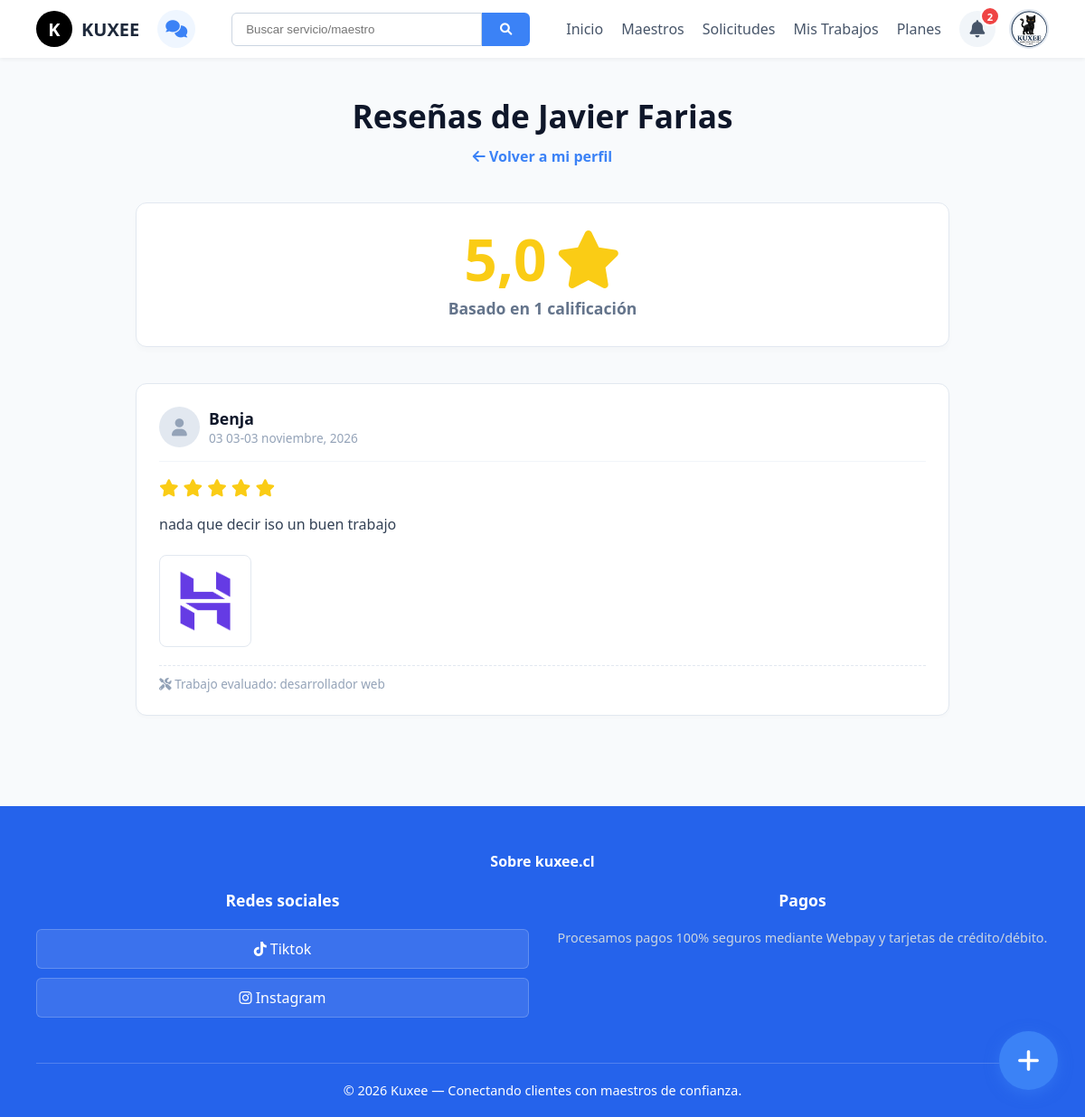
The page /resenas/ (signed in) on the database its author committed.
### usuarios/models.py (models this page shows, shortened)
class Usuario(AbstractUser):
    es_cliente = models.BooleanField(default=False)
    es_maestro = models.BooleanField(default=False)
    rut = models.CharField(max_length=12, blank=True, null=True)
    foto_perfil = models.ImageField(upload_to='perfiles/', blank=True, null=True)

class Resena(models.Model):
    trato = models.OneToOneField(Trato, on_delete=models.CASCADE, related_name='resena')
    maestro = models.ForeignKey(Usuario, on_delete=models.CASCADE, related_name='resenas_recibidas')
    cliente = models.ForeignKey(Usuario, on_delete=models.CASCADE, related_name='resenas_dadas')
    calificacion = models.IntegerField(choices=[(1, '1'), (2, '2'), (3, '3'), (4, '4'), (5, '5')])
    comentario = models.TextField(blank=True)
    imagen_1 = models.ImageField(upload_to='resenas/', blank=True, null=True)
    imagen_2 = models.ImageField(upload_to='resenas/', blank=True, null=True)
    imagen_3 = models.ImageField(upload_to='resenas/', blank=True, null=True)
    fecha_creacion = models.DateTimeField(auto_now_add=True)

class Trato(models.Model):
    ESTADOS = (
        ('pendiente', 'Pendiente'),
        ('en_espera', 'En espera de pago'),
        ('pagado', 'Pagado'),
        ('en_proceso', 'En proceso'),
        ('pospuesto', 'Pospuesto'),
        ('finalizado', 'Finalizado'),
        ('cancelado', 'Cancelado'),
    )
    servicio = models.ForeignKey(Servicio, on_delete=models.CASCADE)
    cliente = models.ForeignKey(Usuario, related_name='tratos_como_cliente', on_delete=models.CASCADE)
    maestro = models.ForeignKey(Usuario, related_name='tratos_como_maestro', on_delete=models.CASCADE)
    estado = models.CharField(max_length=20, choices=ESTADOS, default='pendiente')
    fecha_creacion = models.DateTimeField(auto_now_add=True)
    fecha_actualizacion = models.DateTimeField(auto_now=True)
    evaluado = models.BooleanField(default=False)

class Servicio(models.Model):
    maestro = models.ForeignKey(PerfilMaestro, on_delete=models.CASCADE, related_name='servicios')
    titulo = models.CharField(max_length=200)
    descripcion = models.TextField()
    oficio = models.CharField(max_length=100)
    precio_base = models.IntegerField(null=True, blank=True)
    imagen_portada = models.ImageField(upload_to='servicios/', blank=True, null=True)
    fecha_publicacion = models.DateTimeField(auto_now_add=True)
    activo = models.BooleanField(default=True)
    likes = models.ManyToManyField(Usuario, related_name='servicios_likeados', blank=True)
    detalles_tecnicos = models.JSONField(default=dict, blank=True, null=True)

### usuarios/views.py (the view)
# urls.py: path('resenas/', views.ver_resenas, name='ver_resenas'),
@login_required
def ver_resenas(request, username=None):
    if username:
        maestro_user = get_object_or_404(Usuario, username=username, es_maestro=True)
    else:
        maestro_user = request.user
    resenas = Resena.objects.filter(maestro=maestro_user).order_by('-fecha_creacion')
    promedio = resenas.aggregate(Avg('calificacion'))['calificacion__avg'] or 0
    return render(request, 'usuarios/ver_resenas.html', {
        'maestro_user': maestro_user,
        'resenas': resenas,
        'promedio': round(promedio, 1)
    })

### usuarios/context_processors.py (called while the page is built)
def oficios_globales(request):
    from .forms import LISTA_OFICIOS
    return {
        'oficios_global': LISTA_OFICIOS[1:]
    }

def notificaciones_globales(request):
    if request.user.is_authenticated:
        from .models import Notificacion
        no_leidas = Notificacion.objects.filter(usuario=request.user, leida=False).count()
        notificaciones = Notificacion.objects.filter(usuario=request.user).order_by('-fecha_creacion')[:10]
        return {
            'mis_notificaciones': notificaciones,
            'notificaciones_no_leidas': no_leidas
        }
    return {}

### usuarios/templates/usuarios/ver_resenas.html (shortened to what this page needs)
{% extends 'usuarios/base.html' %}
{% block contenido %}
<div class="resenas-container">
    <div class="header-resenas">
        <h1>Reseñas de {{ maestro_user.first_name|title|default:maestro_user.username|title }}</h1>
        {% if request.user == maestro_user %}
            <a href="{% url 'mi_perfil' %}" style="color: var(--kuxee-blue); text-decoration: none; font-weight: bold;"><i class="fas fa-arrow-left"></i> Volver a mi perfil</a>
        {% else %}
            <a href="{% url 'perfil_publico' maestro_user.username %}" style="color: var(--kuxee-blue); text-decoration: none; font-weight: bold;"><i class="fas fa-arrow-left"></i> Volver al perfil</a>
        {% endif %}
    </div>
    <div class="promedio-caja">
        <div class="promedio-numero">
            {% if promedio > 0 %}{{ promedio|floatformat:1 }}{% else %}0.0{% endif %}
            <i class="fas fa-star"></i>
        </div>
        <div class="promedio-texto">Basado en {{ resenas.count }} calificación{% if resenas.count != 1 %}es{% endif %}</div>
    </div>
    <div class="lista-resenas">
        {% for resena in resenas %}
            <div class="resena-card">
                <div class="resena-header">
                    <div class="cliente-info">
                        <div class="cliente-avatar">
                            {% if resena.cliente.foto_perfil %}
                                <img src="{{ resena.cliente.foto_perfil.url }}" alt="Avatar">
                            {% else %}
                                <i class="fas fa-user"></i>
                            {% endif %}
                        </div>
                        <div>
                            <div class="cliente-nombre">{{ resena.cliente.first_name|title|default:resena.cliente.username|title }}</div>
                            <div class="resena-fecha">{{ resena.fecha_creacion|date:"d de F, Y" }}</div>
                        </div>
                    </div>
                </div>
                <div class="estrellas">
                    <i class="fas fa-star {% if resena.calificacion >= 1 %}activa{% endif %}"></i>
                    <i class="fas fa-star {% if resena.calificacion >= 2 %}activa{% endif %}"></i>
                    <i class="fas fa-star {% if resena.calificacion >= 3 %}activa{% endif %}"></i>
                    <i class="fas fa-star {% if resena.calificacion >= 4 %}activa{% endif %}"></i>
                    <i class="fas fa-star {% if resena.calificacion >= 5 %}activa{% endif %}"></i>
                </div>
                {% if resena.comentario %}
                    <div class="resena-comentario">{{ resena.comentario }}</div>
                {% endif %}
                <div class="resena-imagenes">
                    {% if resena.imagen_1 %}
                        <a href="{{ resena.imagen_1.url }}" target="_blank">
                            <img src="{{ resena.imagen_1.url }}" class="img-miniatura">
                        </a>
                    {% endif %}
                </div>
                <div style="margin-top: 15px; font-size: 0.85rem; color: #94a3b8; border-top: 1px dashed #e2e8f0; padding-top: 10px;">
                    <i class="fas fa-tools"></i> Trabajo evaluado: {{ resena.trato.servicio.titulo }}
                </div>
            </div>
        {% empty %}
            <div class="empty-state">
                <i class="fas fa-star-half-alt" style="font-size: 3rem; color: #cbd5e1; margin-bottom: 15px;"></i>
                <h3>Este maestro aún no tiene reseñas</h3>
                <p>Las evaluaciones aparecerán aquí cuando los clientes finalicen sus tratos.</p>
            </div>
        {% endfor %}
    </div>
</div>
{% endblock %}

### usuarios/templates/usuarios/base.html (shortened to what this page needs)
{% load static %}
<!DOCTYPE html>
<html lang="es">
<head>
    <link href="https://cdnjs.cloudflare.com/ajax/libs/font-awesome/6.0.0/css/all.min.css" rel="stylesheet">
    <link href="https://cdn.jsdelivr.net/npm/select2@4.1.0-rc.0/dist/css/select2.min.css" rel="stylesheet" />
</head>
<body>
    <nav class="navbar">
        <div style="display: flex; align-items: center; gap: 20px;">
            <a href="{% url 'inicio' %}" class="logo">
                <div style="width: 40px; height: 40px; background: black; border-radius: 50%; display: flex; align-items: center; justify-content: center; color: white; margin-right: 10px;">K</div> KUXEE
            </a>
            {% if user.is_authenticated %}
                <a href="{% url 'mensajes' %}" class="btn-chat" title="Mensajes">
                    <i class="fas fa-comments"></i>
                </a>
            {% endif %}
        </div>
        <form class="search-container" method="GET" action="{% url 'maestros' %}">
            <input type="text" name="q" placeholder="Buscar servicio/maestro">
            <button type="submit"><i class="fas fa-search"></i></button>
        </form>
        <div class="nav-links">
            <a href="{% url 'inicio' %}">Inicio</a>
            <a href="{% url 'lista_maestros' %}">Maestros</a>
            <a href="{% url 'solicitudes' %}">Solicitudes</a>
            {% if user.is_authenticated %}<a href="{% url 'mis_trabajos' %}">Mis Trabajos</a>{% endif %}
            <a href="{% url 'planes' %}">Planes</a>
            {% if user.is_authenticated %}
                <div class="user-menu">
                    <div id="campana-wrapper" style="position: relative;">
                        <a href="#" class="btn-bell" onclick="toggleNotificaciones(event)">
                            <i class="fas fa-bell"></i>
                            {% if notificaciones_no_leidas > 0 %}
                                <span class="badge-notificacion">{{ notificaciones_no_leidas }}</span>
                            {% endif %}
                        </a>
                    </div>
                    <div class="profile-trigger" onclick="toggleUserDropdown(event)">
                        <div class="profile-pic">
                            {% if user.foto_perfil %}<img src="{{ user.foto_perfil.url }}" style="width:100%; height:100%; object-fit:cover;">{% else %}<i class="fas fa-user"></i>{% endif %}
                        </div>
                    </div>
                </div>
            {% else %}
                <a href="{% url 'login' %}" class="btn-login">Iniciar sesión</a>
            {% endif %}
        </div>
    </nav>
    <main>{% block contenido %}{% endblock %}</main>
    {% if user.is_authenticated and user.es_maestro %}
        <button type="button" class="btn-flotante" onclick="abrirModalPublicarServicio()"><i class="fas fa-plus"></i></button>
    {% endif %}
    <footer class="footer">
        <div class="footer-title" style="text-align: center; margin-bottom: 20px; font-weight: bold;">Sobre kuxee.cl</div>
        <div class="footer-grid">
            <div class="footer-col">
                <h4>Redes sociales</h4>
                <a href="#" class="social-btn"><i class="fab fa-tiktok"></i> Tiktok</a>
                <a href="#" class="social-btn"><i class="fab fa-instagram"></i> Instagram</a>
            </div>
            <div class="footer-col">
                <h4>Pagos</h4>
                <p style="text-align: center; color: #cbd5e1; font-size: 0.9rem;">Procesamos pagos 100% seguros mediante Webpay y tarjetas de crédito/débito.</p>
            </div>
        </div>
        <div class="footer-bottom">© 2026 Kuxee — Conectando clientes con maestros de confianza.</div>
    </footer>
</body>
</html>

### usuarios/templates/usuarios/base.html (style rules this page uses)
:root { --kuxee-blue: #3b82f6; --kuxee-dark: #1e293b; --kuxee-bg: #f8fafc; --footer-blue: #2563eb; }
body { font-family: 'Segoe UI', Tahoma, Geneva, Verdana, sans-serif; margin: 0; padding: 0; background-color: var(--kuxee-bg); color: #333; display: flex; flex-direction: column; min-height: 100vh; }
.navbar { display: flex; align-items: center; justify-content: space-between; padding: 10px 40px; background: white; box-shadow: 0 2px 4px rgba(0,0,0,0.05); position: sticky; top: 0; z-index: 1000; }
.logo { display: flex; align-items: center; font-weight: bold; font-size: 20px; color: var(--kuxee-dark); text-decoration: none; }
.btn-chat { background: #eff6ff; color: var(--kuxee-blue); width: 42px; height: 42px; border-radius: 50%; display: flex; align-items: center; justify-content: center; text-decoration: none; font-size: 1.2rem; transition: background 0.2s; }
.search-container { display: flex; flex: 1; max-width: 600px; margin: 0 40px; }
.search-container input { width: 100%; padding: 10px 15px; border: 1px solid #cbd5e1; border-radius: 6px 0 0 6px; outline: none; }
.search-container button { background: var(--kuxee-blue); color: white; border: none; padding: 10px 20px; border-radius: 0 6px 6px 0; cursor: pointer; }
.nav-links { display: flex; align-items: center; gap: 20px; }
.nav-links a { text-decoration: none; color: #475569; font-weight: 500; }
.user-menu { display: flex; align-items: center; gap: 15px; position: relative; }
.btn-bell { background: #f1f5f9; color: #475569; width: 40px; height: 40px; border-radius: 50%; display: flex; align-items: center; justify-content: center; text-decoration: none; font-size: 1.2rem; position: relative; }
.badge-notificacion { position: absolute; top: -5px; right: -5px; background: #ef4444; color: white; border-radius: 50%; width: 18px; height: 18px; font-size: 0.7rem; display: flex; align-items: center; justify-content: center; font-weight: bold; border: 2px solid white; }
.profile-pic { width: 40px; height: 40px; background: #cbd5e1; border-radius: 50%; display: flex; align-items: center; justify-content: center; color: white; font-weight: bold; overflow: hidden; border: 2px solid #e2e8f0; }
.profile-trigger { cursor: pointer; position: relative; }
.btn-flotante { position: fixed; bottom: 30px; right: 30px; background-color: var(--kuxee-blue); color: white; width: 65px; height: 65px; border-radius: 50%; display: flex; align-items: center; justify-content: center; font-size: 28px; box-shadow: 0 4px 15px rgba(59, 130, 246, 0.5); border: none; cursor: pointer; z-index: 1000; transition: transform 0.2s ease; }
main { flex: 1; }
.footer { background: var(--footer-blue); color: white; padding: 50px 40px 20px 40px; margin-top: 60px; }
.footer-grid { display: grid; grid-template-columns: repeat(auto-fit, minmax(200px, 1fr)); gap: 30px; max-width: 1400px; margin: 0 auto; }
.footer-col h4 { margin-top: 0; font-size: 1.1rem; margin-bottom: 20px; text-align: center; }
.social-btn { display: block; background: rgba(255,255,255,0.1); padding: 10px; border-radius: 6px; margin-bottom: 10px; color: white; text-decoration: none; border: 1px solid rgba(255,255,255,0.2); text-align: center; }
.footer-bottom { text-align: center; margin-top: 40px; padding-top: 20px; border-top: 1px solid rgba(255,255,255,0.2); font-size: 0.9rem; }

### rows shown on the page
Usuario: foto_perfil (picture), first_name "Javier Farias"
Resena: cliente.first_name "Benja", fecha_creacion "03 03-03 noviembre, 2026", comentario "nada que decir iso un buen trabajo", imagen_1 (picture), trato.servicio.titulo "desarrollador web"

### other values the page prints
{{ notificaciones_no_leidas }} "2"
{{ promedio|floatformat:1 }} "5,0"
{{ resenas.count }} "1"
